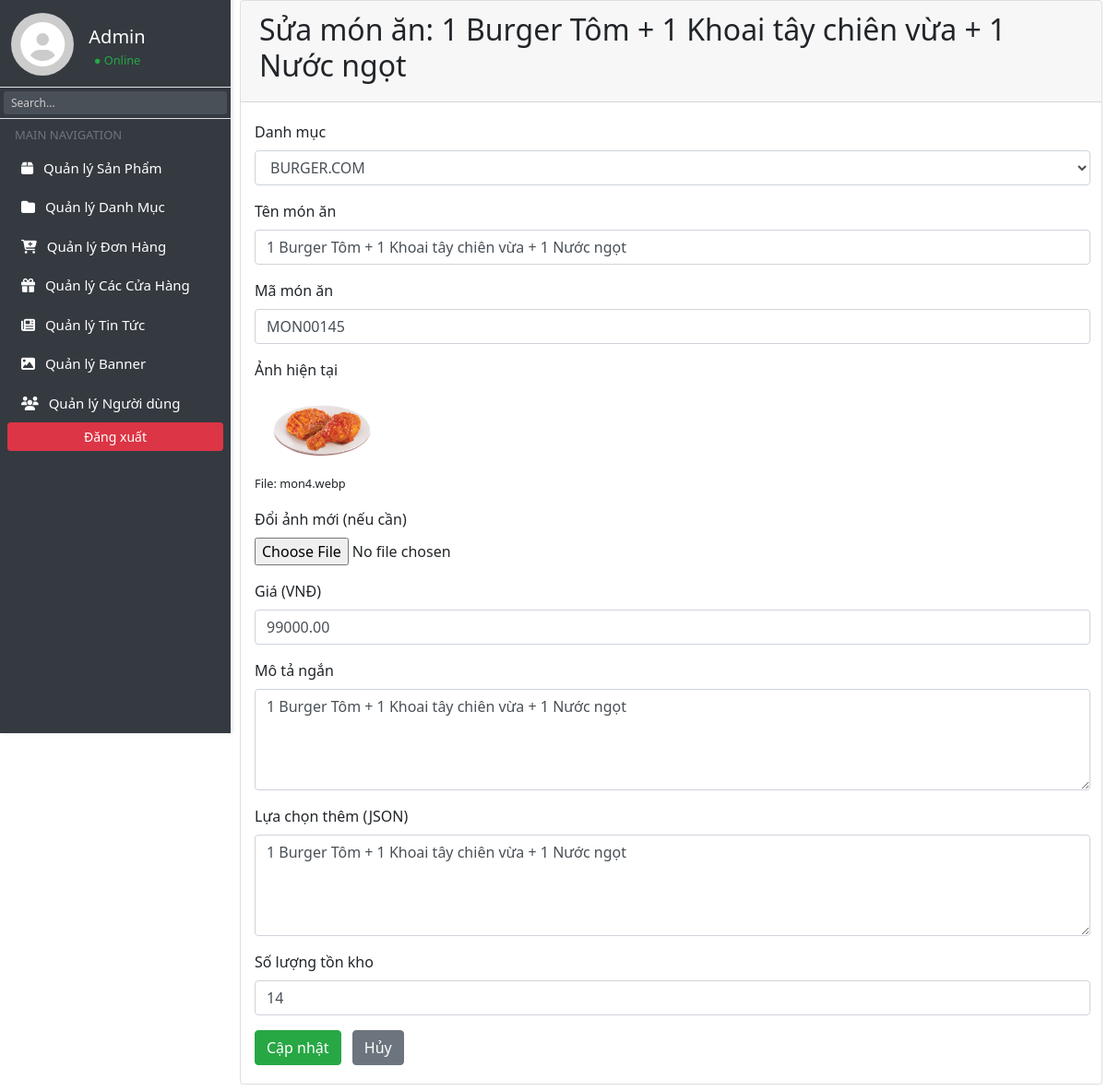
The page /admin/index.php?page_layout=sua&id=5 (signed in) on the database its author committed.
### tables this page shows
CREATE TABLE `products` (
  `prd_id` int(11) NOT NULL,
  `product_code` varchar(20) NOT NULL DEFAULT '',
  `category_id` int(10) UNSIGNED NOT NULL,
  `prd_name` varchar(255) NOT NULL,
  `image` varchar(255) NOT NULL,
  `price` decimal(10,2) NOT NULL,
  `description` text DEFAULT NULL,
  `additional_options` text DEFAULT NULL,
  `quantity` int(11) DEFAULT 0
);

CREATE TABLE `categories` (
  `category_id` int(10) UNSIGNED NOT NULL,
  `category_name` varchar(255) NOT NULL DEFAULT '',
  `image` varchar(255) NOT NULL,
  `child_image` varchar(255) NOT NULL
);

### admin/mon_an/sua.php (the view, shortened to what this page needs)
<?php
    $id = intval($_GET['id']);
    $sql_up = "SELECT * FROM products WHERE prd_id = $id";
    $query_up = mysqli_query($connect, $sql_up);
    $row_up = mysqli_fetch_assoc($query_up);
    $sql_category = "SELECT * FROM categories ORDER BY category_id ASC";
    $query_category = mysqli_query($connect, $sql_category);
?>
<div class="container-fluid">
    <div class="card">
        <div class="card-header">
            <h2>Sửa món ăn: <?php echo htmlspecialchars($row_up['prd_name']); ?></h2>
        </div>
        <div class="card-body">
            <form method="POST" enctype="multipart/form-data">
                <div class="form-group">
                    <label>Danh mục</label>
                    <select name="category_id" class="form-control" required>
                        <?php while ($row = mysqli_fetch_assoc($query_category)) { ?>
                            <option value="<?php echo $row['category_id']; ?>" <?php if ($row['category_id'] == $row_up['category_id']) echo 'selected'; ?>>
                                <?php echo htmlspecialchars($row['category_name']); ?>
                            </option>
                        <?php } ?>
                    </select>
                </div>
                <div class="form-group">
                    <label>Tên món ăn</label>
                    <input type="text" name="prd_name" class="form-control" required value="<?php echo htmlspecialchars($row_up['prd_name']); ?>">
                </div>
                <div class="form-group">
                    <label>Mã món ăn</label>
                    <input type="text" name="product_code" class="form-control" required value="<?php echo htmlspecialchars($row_up['product_code'] ?? ''); ?>" maxlength="20">
                </div>
                <div class="form-group">
                    <label>Ảnh hiện tại</label><br>
                    <img src="img/<?php echo htmlspecialchars($row_up['image']); ?>" width="150" alt="">
                    <br><small>File: <?php echo htmlspecialchars($row_up['image']); ?></small>
                </div>
                <div class="form-group">
                    <label>Đổi ảnh mới (nếu cần)</label>
                    <input type="file" name="image" class="form-control-file">
                </div>
                <div class="form-group">
                    <label>Giá (VNĐ)</label>
                    <input type="number" name="price" class="form-control" required value="<?php echo $row_up['price']; ?>">
                </div>
                <div class="form-group">
                    <label>Mô tả ngắn</label>
                    <textarea name="description" class="form-control" rows="4"><?php echo htmlspecialchars($row_up['description']); ?></textarea>
                </div>
                <div class="form-group">
                    <label>Lựa chọn thêm (JSON)</label>
                    <textarea name="additional_options" class="form-control" rows="4"><?php echo htmlspecialchars($row_up['additional_options']); ?></textarea>
                </div>
                <div class="form-group">
                    <label>Số lượng tồn kho</label>
                    <input type="number" name="quantity" class="form-control" required value="<?php echo $row_up['quantity']; ?>">
                </div>
                <button type="submit" name="sbm" class="btn btn-success">Cập nhật</button>
                <a href="index.php?page_layout=danhsach" class="btn btn-secondary ml-2">Hủy</a>
            </form>
        </div>
    </div>
</div>

### admin/assets/style1.css (style rules this page uses)
body { margin: 0; padding: 0; font-family: "Segoe UI", sans-serif; }
.card-body { margin-left: -5px; margin-right: -8px; }

### rows shown on the page
products: prd_name "1 Burger Tôm + 1 Khoai tây chiên vừa + 1 Nước ngọt", category_id "BURGER.COM", product_code "MON00145", image (picture), image "mon4.webp", price "99000.00", description "1 Burger Tôm + 1 Khoai tây chiên vừa + 1 Nước ngọt", additional_options "1 Burger Tôm + 1 Khoai tây chiên vừa + 1 Nước ngọt", quantity "14"
